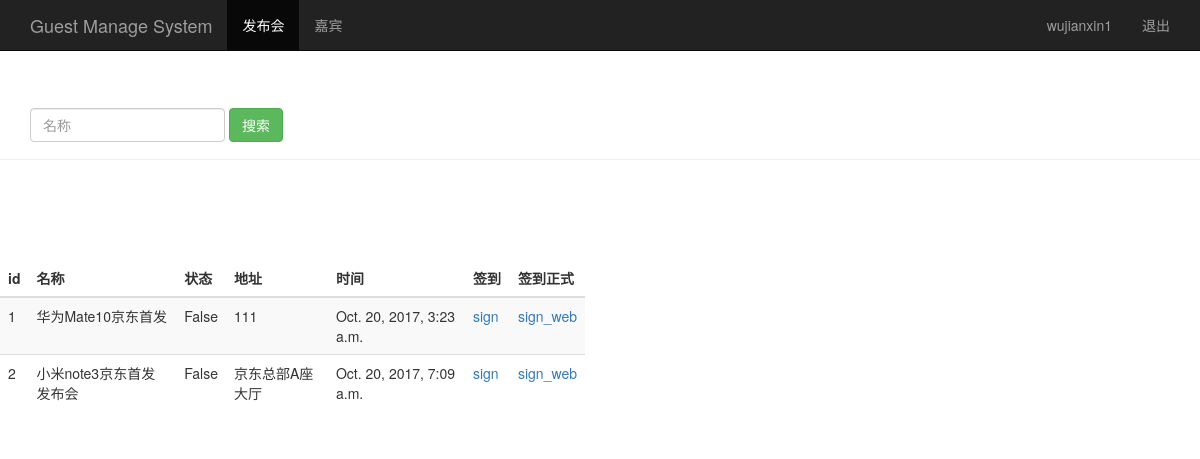
The page /event_manage/ (signed in) on the database its author committed.
### sign/models.py (models this page shows, shortened)
class Event(models.Model):
    name = models.CharField(max_length=100)  # 发布会标题
    limit = models.IntegerField()  # 限制人数
    status = models.BooleanField()  # 状态
    address = models.CharField(max_length=200)  # 地址
    start_time = models.DateTimeField('events time')  # 发布会时间
    create_time = models.DateTimeField(auto_now=True)  # 创建时间（自动获取当前时间）

### sign/views.py (the view)
# urls.py: url(r'^event_manage/$', views.event_manage),
@login_required
def event_manage(request):
    event_list = Event.objects.all()
    username = request.session.get('user', '')
    return render(request, "event_manage.html", {'user': username, 'events': event_list})

### sign/templates/event_manage.html (shortened to what this page needs)
<!DOCTYPE html>
<html>
<head>
    {% load bootstrap3 %}
    {% bootstrap_css %}
</head>
<body role="document">
<nav class="navbar navbar-inverse navbar-fixed-top">
    <div class="container">
        <div class="navbar-header">
            <a class="navbar-brand" href="/event_manage/">Guest Manage System</a>
        </div>
        <div id="navbar" class="collapse navbar-collapse">
            <ul class="nav navbar-nav">
                <li class="active"><a href="#">发布会</a></li>
                <li><a href="/guest_manage/">嘉宾</a></li>
            </ul>
            <ul class="nav navbar-nav navbar-right">
                <li><a href="#">{{user}}</a></li>
                <li><a href="/logout/">退出</a></li>
            </ul>
        </div>
    </div>
</nav>
<div class="page-header" style="padding-top:60px">
    <div id="navbar" class="navbar-collapse collapse">
        <form class="navbar-form" method="get" action="/search_name/">
            <div class="form-group">
                <input name="name" type="text" placeholder="名称" class="form-control">
            </div>
            <button type="submit" class="btn btn-success">搜索</button>
        </form>
    </div>
</div>
<div class="row" style="padding-top:80px;">
    <div class="col-md-6">
        <table class="table table-striped">
            <thead>
            <tr>
                <th>id</th>
                <th>名称</th>
                <th>状态</th>
                <th>地址</th>
                <th>时间</th>
                <th style="width: 45px;">签到</th>
                <th>签到正式</th>
            </tr>
            </thead>
            <tbody>
            {% for event in events %}
            <tr>
                <td>{{ event.id }}</td>
                <td>{{ event.name }}</td>
                <td>{{ event.status }}</td>
                <td>{{ event.address }}</td>
                <td>{{ event.start_time }}</td>
                <td><a href="/sign_index/{{ event.id }}/" target="{{ event.id }}_blank">sign</a></td>
                <td><a href="/sign_index2/{{ event.id }}/" target="{{ event.id }}_blank">sign_web</a></td>
            </tr>
            {% endfor %}
            </tbody>
        </table>
    </div>
</div>
</body>
</html>

### rows shown on the page
Event: id "1", name "华为Mate10京东首发", status "False", address "111", start_time "Oct. 20, 2017, 3:23 a.m."
Event: id "2", name "小米note3京东首发发布会", status "False", address "京东总部A座大厅", start_time "Oct. 20, 2017, 7:09 a.m."

### other values the page prints
{{ user }} "wujianxin1"
